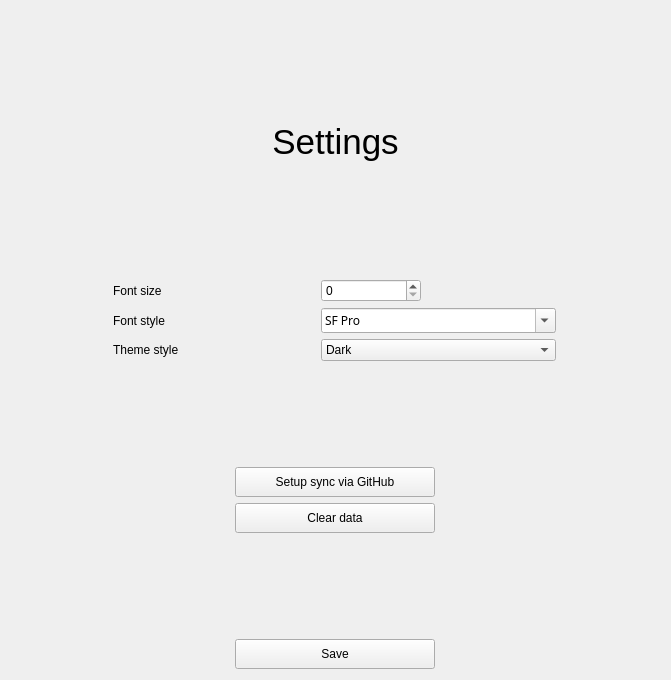
<?xml version="1.0" encoding="UTF-8"?>
<ui version="4.0">
 <class>SettingsWindow</class>
 <widget class="QWidget" name="SettingsWindow">
  <property name="geometry">
   <rect>
    <x>0</x>
    <y>0</y>
    <width>671</width>
    <height>680</height>
   </rect>
  </property>
  <property name="windowTitle">
   <string>Form</string>
  </property>
  <layout class="QVBoxLayout" name="verticalLayout">
   <item>
    <widget class="QLabel" name="title">
     <property name="font">
      <font>
       <pointsize>26</pointsize>
      </font>
     </property>
     <property name="text">
      <string>Settings</string>
     </property>
     <property name="alignment">
      <set>Qt::AlignCenter</set>
     </property>
    </widget>
   </item>
   <item>
    <layout class="QGridLayout" name="gridLayout">
     <property name="bottomMargin">
      <number>0</number>
     </property>
     <item row="0" column="0">
      <widget class="QLabel" name="label_1">
       <property name="maximumSize">
        <size>
         <width>100</width>
         <height>16777215</height>
        </size>
       </property>
       <property name="text">
        <string>Font size</string>
       </property>
      </widget>
     </item>
     <item row="1" column="0">
      <widget class="QLabel" name="label_2">
       <property name="text">
        <string>Font style</string>
       </property>
      </widget>
     </item>
     <item row="1" column="1">
      <widget class="QFontComboBox" name="fontComboBox">
       <property name="font">
        <font>
         <family>SF Pro</family>
        </font>
       </property>
       <property name="currentText">
        <string>SF Pro</string>
       </property>
      </widget>
     </item>
     <item row="0" column="1">
      <widget class="QSpinBox" name="spinBox">
       <property name="maximumSize">
        <size>
         <width>100</width>
         <height>16777215</height>
        </size>
       </property>
      </widget>
     </item>
     <item row="2" column="1">
      <widget class="QComboBox" name="comboBox">
       <property name="styleSheet">
        <string notr="true"/>
       </property>
       <item>
        <property name="text">
         <string>Dark</string>
        </property>
       </item>
       <item>
        <property name="text">
         <string>Light</string>
        </property>
       </item>
      </widget>
     </item>
     <item row="2" column="0">
      <widget class="QLabel" name="label_3">
       <property name="text">
        <string>Theme style</string>
       </property>
      </widget>
     </item>
    </layout>
   </item>
   <item>
    <layout class="QHBoxLayout" name="horizontalLayout_3">
     <property name="topMargin">
      <number>100</number>
     </property>
     <item>
      <widget class="QPushButton" name="setupSyncBtn">
       <property name="minimumSize">
        <size>
         <width>0</width>
         <height>30</height>
        </size>
       </property>
       <property name="maximumSize">
        <size>
         <width>200</width>
         <height>16777215</height>
        </size>
       </property>
       <property name="text">
        <string>Setup sync via GitHub</string>
       </property>
      </widget>
     </item>
    </layout>
   </item>
   <item>
    <layout class="QHBoxLayout" name="horizontalLayout_2">
     <property name="bottomMargin">
      <number>100</number>
     </property>
     <item>
      <widget class="QPushButton" name="clearDataBtn">
       <property name="minimumSize">
        <size>
         <width>0</width>
         <height>30</height>
        </size>
       </property>
       <property name="maximumSize">
        <size>
         <width>200</width>
         <height>16777215</height>
        </size>
       </property>
       <property name="text">
        <string>Clear data</string>
       </property>
      </widget>
     </item>
    </layout>
   </item>
   <item>
    <layout class="QHBoxLayout" name="horizontalLayout">
     <item>
      <widget class="QPushButton" name="saveBtn">
       <property name="minimumSize">
        <size>
         <width>0</width>
         <height>30</height>
        </size>
       </property>
       <property name="maximumSize">
        <size>
         <width>200</width>
         <height>16777215</height>
        </size>
       </property>
       <property name="text">
        <string>Save</string>
       </property>
      </widget>
     </item>
    </layout>
   </item>
  </layout>
 </widget>
 <resources/>
 <connections/>
</ui>
